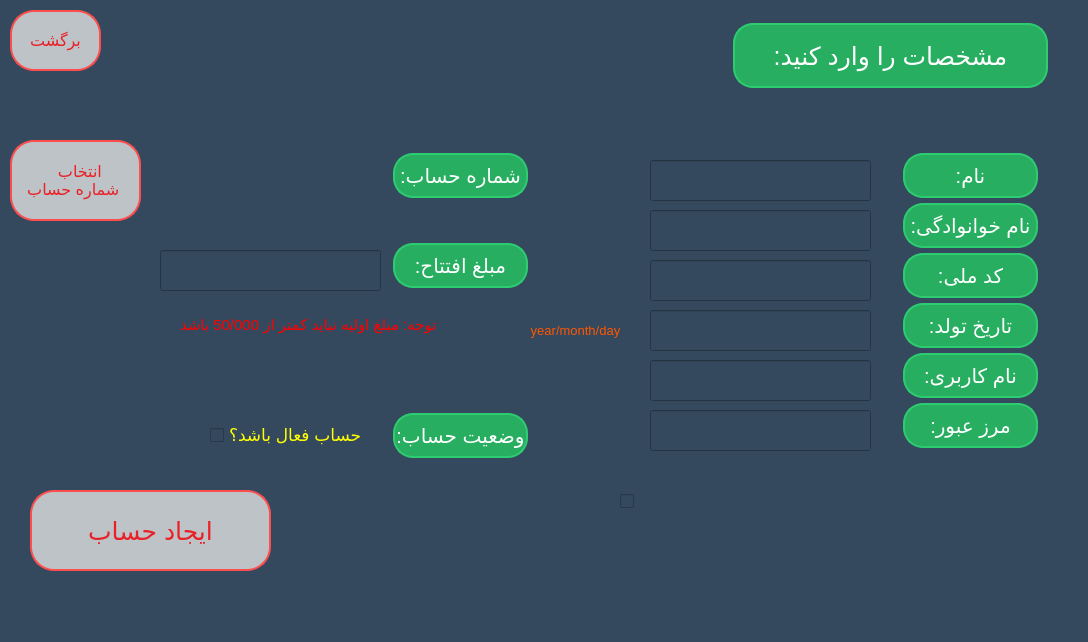
<?xml version="1.0" encoding="UTF-8"?>
<ui version="4.0">
 <class>opening_account</class>
 <widget class="QWidget" name="opening_account">
  <property name="geometry">
   <rect>
    <x>0</x>
    <y>0</y>
    <width>1088</width>
    <height>642</height>
   </rect>
  </property>
  <property name="windowTitle">
   <string>Form</string>
  </property>
  <property name="styleSheet">
   <string notr="true">background: #34495e;</string>
  </property>
  <widget class="QLabel" name="label_6">
   <property name="geometry">
    <rect>
     <x>900</x>
     <y>350</y>
     <width>141</width>
     <height>51</height>
    </rect>
   </property>
   <property name="styleSheet">
    <string notr="true">	border: 0;
	background: #27ae60;
	display: block;
	margin: 3px 3px;
	text-align: center;
	border: 2px solid #2ecc71;
	outline: none;
	color: white;
	border-radius: 20px;
	font-size:20px;	</string>
   </property>
   <property name="text">
    <string>نام کاربری:</string>
   </property>
   <property name="alignment">
    <set>Qt::AlignCenter</set>
   </property>
  </widget>
  <widget class="QLabel" name="label">
   <property name="geometry">
    <rect>
     <x>730</x>
     <y>20</y>
     <width>321</width>
     <height>71</height>
    </rect>
   </property>
   <property name="layoutDirection">
    <enum>Qt::LeftToRight</enum>
   </property>
   <property name="styleSheet">
    <string notr="true">	border: 0;
	background: #27ae60;
	display: block;
	margin: 3px 3px;
	text-align: center;
	border: 2px solid #2ecc71;
	outline: none;
	color: white;
	border-radius: 20px;
	font-size:25px;	</string>
   </property>
   <property name="text">
    <string>مشخصات را وارد کنید:</string>
   </property>
   <property name="alignment">
    <set>Qt::AlignCenter</set>
   </property>
  </widget>
  <widget class="QLabel" name="label_7">
   <property name="geometry">
    <rect>
     <x>900</x>
     <y>400</y>
     <width>141</width>
     <height>51</height>
    </rect>
   </property>
   <property name="styleSheet">
    <string notr="true">	border: 0;
	background: #27ae60;
	display: block;
	margin: 3px 3px;
	text-align: center;
	border: 2px solid #2ecc71;
	outline: none;
	color: white;
	border-radius: 20px;
	font-size:20px;	</string>
   </property>
   <property name="text">
    <string>مرز عبور:</string>
   </property>
   <property name="alignment">
    <set>Qt::AlignCenter</set>
   </property>
  </widget>
  <widget class="QLabel" name="label_2">
   <property name="geometry">
    <rect>
     <x>900</x>
     <y>150</y>
     <width>141</width>
     <height>51</height>
    </rect>
   </property>
   <property name="styleSheet">
    <string notr="true">	border: 0;
		text-align: center;
	background: #27ae60;
	display: block;
	margin: 3px 3px;
	text-align: center;
	border: 2px solid #2ecc71;
	outline: none;
	color: white;
	border-radius: 20px;
	font-size:20px;	
	text-align: center;</string>
   </property>
   <property name="text">
    <string>نام:</string>
   </property>
   <property name="alignment">
    <set>Qt::AlignCenter</set>
   </property>
  </widget>
  <widget class="QLabel" name="label_5">
   <property name="geometry">
    <rect>
     <x>900</x>
     <y>250</y>
     <width>141</width>
     <height>51</height>
    </rect>
   </property>
   <property name="styleSheet">
    <string notr="true">	border: 0;
	background: #27ae60;
	display: block;
	margin: 3px 3px;
	text-align: center;
	border: 2px solid #2ecc71;
	outline: none;
	color: white;
	border-radius: 20px;
	font-size:20px;	</string>
   </property>
   <property name="text">
    <string>کد ملی:</string>
   </property>
   <property name="alignment">
    <set>Qt::AlignCenter</set>
   </property>
  </widget>
  <widget class="QLabel" name="label_3">
   <property name="geometry">
    <rect>
     <x>900</x>
     <y>200</y>
     <width>141</width>
     <height>51</height>
    </rect>
   </property>
   <property name="styleSheet">
    <string notr="true">	border: 0;
	background: #27ae60;
	display: block;
	margin: 3px 3px;
	text-align: center;
	border: 2px solid #2ecc71;
	outline: none;
	color: white;
	border-radius: 20px;
	font-size:20px;	</string>
   </property>
   <property name="text">
    <string>نام خوانوادگی:</string>
   </property>
   <property name="alignment">
    <set>Qt::AlignCenter</set>
   </property>
  </widget>
  <widget class="QLabel" name="label_4">
   <property name="geometry">
    <rect>
     <x>900</x>
     <y>300</y>
     <width>141</width>
     <height>51</height>
    </rect>
   </property>
   <property name="styleSheet">
    <string notr="true">	border: 0;
	background: #27ae60;
	display: block;
	margin: 3px 3px;
	text-align: center;
	border: 2px solid #2ecc71;
	outline: none;
	color: white;
	border-radius: 20px;
	font-size:20px;	</string>
   </property>
   <property name="text">
    <string>تاریخ تولد:</string>
   </property>
   <property name="alignment">
    <set>Qt::AlignCenter</set>
   </property>
  </widget>
  <widget class="QLineEdit" name="name">
   <property name="geometry">
    <rect>
     <x>650</x>
     <y>160</y>
     <width>221</width>
     <height>41</height>
    </rect>
   </property>
   <property name="styleSheet">
    <string notr="true">color:white; font-size:20px;</string>
   </property>
  </widget>
  <widget class="QLineEdit" name="username">
   <property name="geometry">
    <rect>
     <x>650</x>
     <y>360</y>
     <width>221</width>
     <height>41</height>
    </rect>
   </property>
   <property name="styleSheet">
    <string notr="true">color:white; font-size:20px;</string>
   </property>
  </widget>
  <widget class="QLineEdit" name="password">
   <property name="geometry">
    <rect>
     <x>650</x>
     <y>410</y>
     <width>221</width>
     <height>41</height>
    </rect>
   </property>
   <property name="styleSheet">
    <string notr="true">color:white; font-size:20px;</string>
   </property>
  </widget>
  <widget class="QLineEdit" name="birth_day">
   <property name="geometry">
    <rect>
     <x>650</x>
     <y>310</y>
     <width>221</width>
     <height>41</height>
    </rect>
   </property>
   <property name="styleSheet">
    <string notr="true">color:white; font-size:20px;</string>
   </property>
  </widget>
  <widget class="QLineEdit" name="n_cod">
   <property name="geometry">
    <rect>
     <x>650</x>
     <y>260</y>
     <width>221</width>
     <height>41</height>
    </rect>
   </property>
   <property name="styleSheet">
    <string notr="true">color:white; font-size:20px;</string>
   </property>
  </widget>
  <widget class="QLineEdit" name="last_name">
   <property name="geometry">
    <rect>
     <x>650</x>
     <y>210</y>
     <width>221</width>
     <height>41</height>
    </rect>
   </property>
   <property name="styleSheet">
    <string notr="true">color:white; font-size:20px;</string>
   </property>
  </widget>
  <widget class="QLabel" name="label_8">
   <property name="geometry">
    <rect>
     <x>390</x>
     <y>150</y>
     <width>141</width>
     <height>51</height>
    </rect>
   </property>
   <property name="styleSheet">
    <string notr="true">	border: 0;
		text-align: center;
	background: #27ae60;
	display: block;
	margin: 3px 3px;
	text-align: center;
	border: 2px solid #2ecc71;
	outline: none;
	color: white;
	border-radius: 20px;
	font-size:20px;	
	text-align: center;</string>
   </property>
   <property name="text">
    <string>شماره حساب:</string>
   </property>
   <property name="alignment">
    <set>Qt::AlignCenter</set>
   </property>
  </widget>
  <widget class="QLabel" name="number_account">
   <property name="geometry">
    <rect>
     <x>150</x>
     <y>160</y>
     <width>211</width>
     <height>31</height>
    </rect>
   </property>
   <property name="autoFillBackground">
    <bool>false</bool>
   </property>
   <property name="styleSheet">
    <string notr="true">color:white; font-size:18px;</string>
   </property>
   <property name="text">
    <string/>
   </property>
  </widget>
  <widget class="QPushButton" name="chose_number_account">
   <property name="geometry">
    <rect>
     <x>10</x>
     <y>140</y>
     <width>131</width>
     <height>81</height>
    </rect>
   </property>
   <property name="font">
    <font>
     <pointsize>12</pointsize>
    </font>
   </property>
   <property name="cursor">
    <cursorShape>PointingHandCursor</cursorShape>
   </property>
   <property name="mouseTracking">
    <bool>true</bool>
   </property>
   <property name="styleSheet">
    <string notr="true">border-radius: 24px;

	color:#EA2027; background-color:#bdc3c7; border: 2px solid #ff4d4d; </string>
   </property>
   <property name="text">
    <string>انتخاب 
شماره حساب </string>
   </property>
  </widget>
  <widget class="QPushButton" name="back_to_emploee_page">
   <property name="geometry">
    <rect>
     <x>10</x>
     <y>10</y>
     <width>91</width>
     <height>61</height>
    </rect>
   </property>
   <property name="font">
    <font>
     <pointsize>12</pointsize>
    </font>
   </property>
   <property name="cursor">
    <cursorShape>PointingHandCursor</cursorShape>
   </property>
   <property name="mouseTracking">
    <bool>true</bool>
   </property>
   <property name="styleSheet">
    <string notr="true">border-radius: 24px;

	color:#EA2027; background-color:#bdc3c7; border: 2px solid #ff4d4d; </string>
   </property>
   <property name="text">
    <string>برگشت</string>
   </property>
  </widget>
  <widget class="QLabel" name="label_9">
   <property name="geometry">
    <rect>
     <x>390</x>
     <y>240</y>
     <width>141</width>
     <height>51</height>
    </rect>
   </property>
   <property name="styleSheet">
    <string notr="true">	border: 0;
		text-align: center;
	background: #27ae60;
	display: block;
	margin: 3px 3px;
	text-align: center;
	border: 2px solid #2ecc71;
	outline: none;
	color: white;
	border-radius: 20px;
	font-size:20px;	
	text-align: center;</string>
   </property>
   <property name="text">
    <string>مبلغ افتتاح:</string>
   </property>
   <property name="alignment">
    <set>Qt::AlignCenter</set>
   </property>
  </widget>
  <widget class="QLabel" name="label_10">
   <property name="geometry">
    <rect>
     <x>180</x>
     <y>310</y>
     <width>341</width>
     <height>31</height>
    </rect>
   </property>
   <property name="text">
    <string>&lt;html&gt;&lt;head/&gt;&lt;body&gt;&lt;p&gt;&lt;span style=&quot; font-size:11pt; color:#ff0000;&quot;&gt; توجه: مبلغ اولیه نباید کمتر از 50/000 باشد&lt;/span&gt;&lt;/p&gt;&lt;/body&gt;&lt;/html&gt;</string>
   </property>
  </widget>
  <widget class="QLineEdit" name="money_open">
   <property name="geometry">
    <rect>
     <x>160</x>
     <y>250</y>
     <width>221</width>
     <height>41</height>
    </rect>
   </property>
   <property name="styleSheet">
    <string notr="true">color:white; font-size:20px;</string>
   </property>
  </widget>
  <widget class="QLabel" name="label_11">
   <property name="geometry">
    <rect>
     <x>390</x>
     <y>410</y>
     <width>141</width>
     <height>51</height>
    </rect>
   </property>
   <property name="styleSheet">
    <string notr="true">	border: 0;
		text-align: center;
	background: #27ae60;
	display: block;
	margin: 3px 3px;
	text-align: center;
	border: 2px solid #2ecc71;
	outline: none;
	color: white;
	border-radius: 20px;
	font-size:20px;	
	text-align: center;</string>
   </property>
   <property name="text">
    <string>وضعیت حساب:</string>
   </property>
   <property name="alignment">
    <set>Qt::AlignCenter</set>
   </property>
  </widget>
  <widget class="QPushButton" name="creat_account">
   <property name="geometry">
    <rect>
     <x>30</x>
     <y>490</y>
     <width>241</width>
     <height>81</height>
    </rect>
   </property>
   <property name="font">
    <font>
     <pointsize>-1</pointsize>
    </font>
   </property>
   <property name="cursor">
    <cursorShape>PointingHandCursor</cursorShape>
   </property>
   <property name="mouseTracking">
    <bool>true</bool>
   </property>
   <property name="styleSheet">
    <string notr="true">border-radius: 24px;

font-size:25px;
color:#EA2027; 
background-color:#bdc3c7; 
border: 2px solid #ff4d4d; </string>
   </property>
   <property name="text">
    <string>ایجاد حساب</string>
   </property>
  </widget>
  <widget class="QLabel" name="lbl_war_balanc">
   <property name="geometry">
    <rect>
     <x>150</x>
     <y>350</y>
     <width>321</width>
     <height>31</height>
    </rect>
   </property>
   <property name="styleSheet">
    <string notr="true">color:red; font-size:20px;</string>
   </property>
   <property name="text">
    <string/>
   </property>
  </widget>
  <widget class="QLabel" name="lbl_war_inf">
   <property name="geometry">
    <rect>
     <x>660</x>
     <y>480</y>
     <width>391</width>
     <height>31</height>
    </rect>
   </property>
   <property name="styleSheet">
    <string notr="true">color:red; font-size:20px;</string>
   </property>
   <property name="text">
    <string/>
   </property>
  </widget>
  <widget class="QCheckBox" name="accept">
   <property name="geometry">
    <rect>
     <x>620</x>
     <y>490</y>
     <width>22</width>
     <height>22</height>
    </rect>
   </property>
   <property name="font">
    <font>
     <pointsize>9</pointsize>
    </font>
   </property>
   <property name="focusPolicy">
    <enum>Qt::ClickFocus</enum>
   </property>
   <property name="text">
    <string/>
   </property>
   <property name="checkable">
    <bool>true</bool>
   </property>
   <property name="checked">
    <bool>false</bool>
   </property>
  </widget>
  <widget class="QLabel" name="label_12">
   <property name="geometry">
    <rect>
     <x>510</x>
     <y>310</y>
     <width>131</width>
     <height>41</height>
    </rect>
   </property>
   <property name="text">
    <string>&lt;html&gt;&lt;head/&gt;&lt;body&gt;&lt;p align=&quot;center&quot;&gt;&lt;span style=&quot; font-size:10pt; color:#ff5500;&quot;&gt;year/month/day&lt;/span&gt;&lt;/p&gt;&lt;/body&gt;&lt;/html&gt;</string>
   </property>
  </widget>
  <widget class="QLabel" name="accept_creat">
   <property name="geometry">
    <rect>
     <x>430</x>
     <y>490</y>
     <width>181</width>
     <height>31</height>
    </rect>
   </property>
   <property name="styleSheet">
    <string notr="true">color:red; font-size:18px;</string>
   </property>
   <property name="text">
    <string/>
   </property>
  </widget>
  <widget class="QLabel" name="cond">
   <property name="geometry">
    <rect>
     <x>55</x>
     <y>590</y>
     <width>201</width>
     <height>41</height>
    </rect>
   </property>
   <property name="styleSheet">
    <string notr="true">color:red; font-size:18px;</string>
   </property>
   <property name="text">
    <string/>
   </property>
  </widget>
  <widget class="QCheckBox" name="active">
   <property name="geometry">
    <rect>
     <x>210</x>
     <y>420</y>
     <width>171</width>
     <height>31</height>
    </rect>
   </property>
   <property name="styleSheet">
    <string notr="true">font-size:17px; color:yellow;</string>
   </property>
   <property name="text">
    <string>حساب فعال باشد؟</string>
   </property>
  </widget>
 </widget>
 <resources/>
 <connections/>
</ui>
